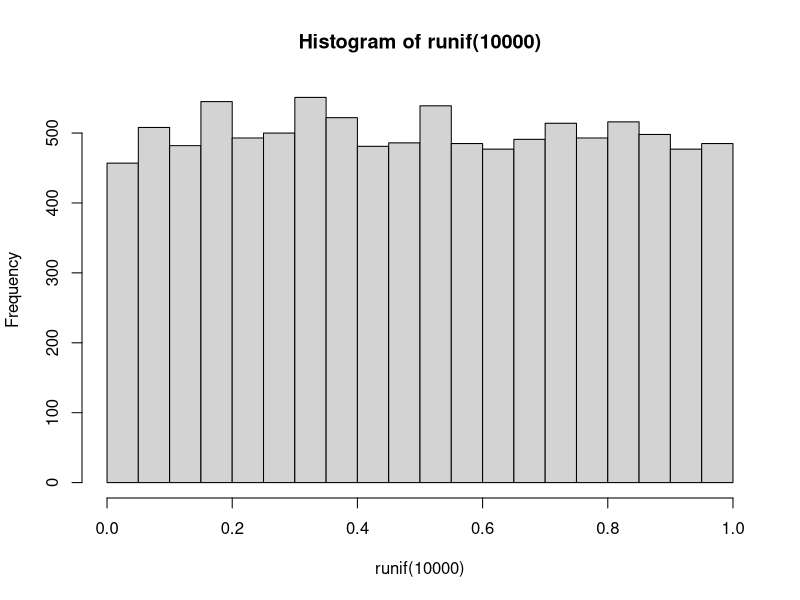

R code for this plot:
## ---- chunk 1
runif(7)
## ---- chunk 2
hist(runif(10000))
## ---- chunk 3
x <- 0:30
sample(x, 3)
